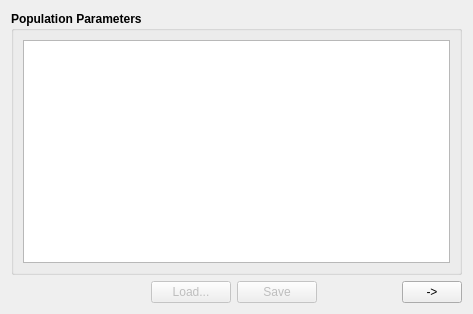
<?xml version="1.0" encoding="UTF-8"?>
<ui version="4.0">
 <class>Estimation_Tab1_PopulationTab</class>
 <widget class="QWidget" name="Estimation_Tab1_PopulationTab">
  <property name="geometry">
   <rect>
    <x>0</x>
    <y>0</y>
    <width>473</width>
    <height>314</height>
   </rect>
  </property>
  <property name="windowTitle">
   <string>Form</string>
  </property>
  <layout class="QVBoxLayout" name="verticalLayout">
   <item>
    <widget class="QGroupBox" name="Estimation_Tab1_PopulationGB">
     <property name="font">
      <font>
       <weight>75</weight>
       <bold>true</bold>
      </font>
     </property>
     <property name="title">
      <string>Population Parameters</string>
     </property>
     <layout class="QVBoxLayout" name="verticalLayout_5">
      <item>
       <widget class="QTableView" name="Estimation_Tab1_PopulationTV">
        <property name="font">
         <font>
          <weight>50</weight>
          <bold>false</bold>
         </font>
        </property>
        <property name="toolTip">
         <string>These data are from the table: Effort</string>
        </property>
        <property name="statusTip">
         <string>These data are from the table: Effort</string>
        </property>
       </widget>
      </item>
     </layout>
    </widget>
   </item>
   <item>
    <layout class="QHBoxLayout" name="horizontalLayout_87">
     <item>
      <spacer name="horizontalSpacer_102">
       <property name="orientation">
        <enum>Qt::Horizontal</enum>
       </property>
       <property name="sizeType">
        <enum>QSizePolicy::Fixed</enum>
       </property>
       <property name="sizeHint" stdset="0">
        <size>
         <width>60</width>
         <height>20</height>
        </size>
       </property>
      </spacer>
     </item>
     <item>
      <spacer name="horizontalSpacer_95">
       <property name="orientation">
        <enum>Qt::Horizontal</enum>
       </property>
       <property name="sizeHint" stdset="0">
        <size>
         <width>40</width>
         <height>20</height>
        </size>
       </property>
      </spacer>
     </item>
     <item>
      <widget class="QPushButton" name="Estimation_Tab1_LoadPB">
       <property name="enabled">
        <bool>false</bool>
       </property>
       <property name="toolTip">
        <string>Load the CSV file for the selected Species</string>
       </property>
       <property name="statusTip">
        <string>Load the CSV file for the selected Species</string>
       </property>
       <property name="text">
        <string>Load...</string>
       </property>
      </widget>
     </item>
     <item>
      <widget class="QPushButton" name="Estimation_Tab1_SavePB">
       <property name="enabled">
        <bool>false</bool>
       </property>
       <property name="toolTip">
        <string>Save above data for all Species to CSV file and to database table</string>
       </property>
       <property name="statusTip">
        <string>Save above data for all Species to CSV file and to database table</string>
       </property>
       <property name="text">
        <string>Save</string>
       </property>
      </widget>
     </item>
     <item>
      <spacer name="verticalSpacer_42">
       <property name="orientation">
        <enum>Qt::Horizontal</enum>
       </property>
       <property name="sizeType">
        <enum>QSizePolicy::Expanding</enum>
       </property>
       <property name="sizeHint" stdset="0">
        <size>
         <width>48</width>
         <height>20</height>
        </size>
       </property>
      </spacer>
     </item>
     <item>
      <widget class="QPushButton" name="Estimation_Tab1_NextPB">
       <property name="sizePolicy">
        <sizepolicy hsizetype="Fixed" vsizetype="Fixed">
         <horstretch>0</horstretch>
         <verstretch>0</verstretch>
        </sizepolicy>
       </property>
       <property name="minimumSize">
        <size>
         <width>60</width>
         <height>0</height>
        </size>
       </property>
       <property name="maximumSize">
        <size>
         <width>60</width>
         <height>16777215</height>
        </size>
       </property>
       <property name="toolTip">
        <string>Go to next tab page</string>
       </property>
       <property name="statusTip">
        <string>Go to next tab page</string>
       </property>
       <property name="text">
        <string>-&gt;</string>
       </property>
      </widget>
     </item>
    </layout>
   </item>
  </layout>
 </widget>
 <resources/>
 <connections/>
</ui>
